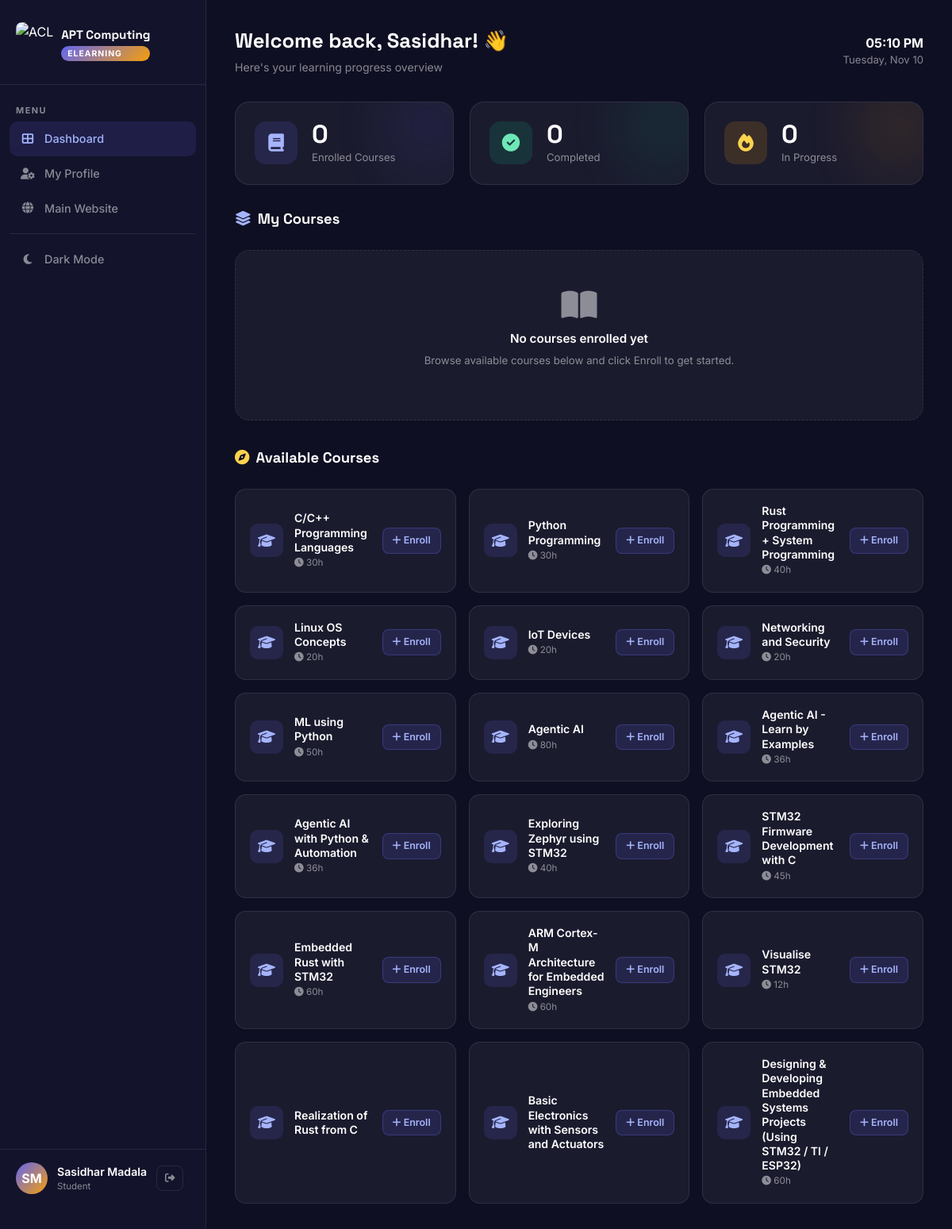
Page /elearning/dashboard/ (signed in) on the earlier database version.
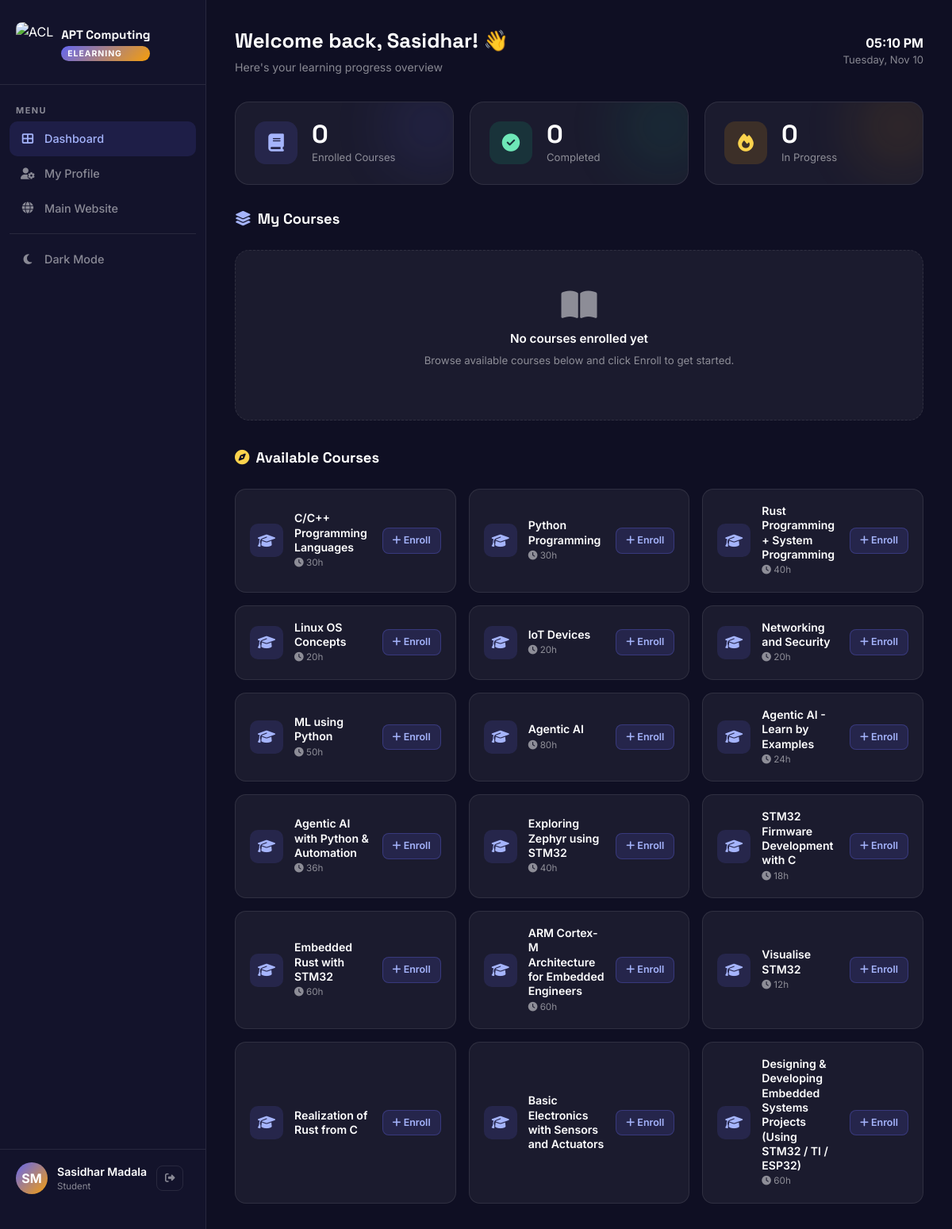
Same page on the later database version.
### courses/models.py (models this page shows, shortened)
class Course(models.Model):
    title = models.CharField(max_length=200)
    slug = models.SlugField(max_length=200, unique=True)
    short_description = models.CharField(max_length=500, blank=True)
    description = models.TextField(blank=True)
    duration_weeks = models.PositiveIntegerField(default=0)
    duration_hours = models.PositiveIntegerField(default=0)
    skill_level = models.CharField(max_length=50, blank=True)
    technologies = models.CharField(max_length=200, blank=True, help_text="Comma separated list, e.g., 'Rust, Linux'")
    image = models.URLField(blank=True, null=True)
    fee = models.CharField(max_length=100, blank=True, help_text="e.g., '7000/- + GST'")
    timing = models.CharField(max_length=200, blank=True, help_text="e.g., 'Weekend course, 4:00pm to 5:00pm'")
    start_date = models.CharField(max_length=100, blank=True, help_text="e.g., '12th Sep 2026'")
    trainers = models.CharField(max_length=200, blank=True, help_text="e.g., 'Kamal Kumar Mukiri'")
    recordings_info = models.CharField(max_length=300, blank=True)
    materials_info = models.CharField(max_length=300, blank=True)
    prerequisites = models.CharField(max_length=300, blank=True)
    training_mode = models.CharField(max_length=100, blank=True, help_text="e.g., 'Online'")

### elearning/views.py (the view, shortened to what this page needs)
# urls.py: path('dashboard/', views.dashboard, name='dashboard'),
@login_required(login_url='/elearning/')
def dashboard(request):
    profile, _ = StudentProfile.objects.get_or_create(user=request.user)
    enrolled = profile.enrolled_courses.all()
    progress_qs = CourseProgress.objects.filter(student=profile).select_related('course')
    progress_map = {cp.course_id: cp for cp in progress_qs}
    enrolled_with_progress = []
    all_courses = Course.objects.all()
    available_courses = [c for c in all_courses if c not in enrolled]
    context = {
        'profile': profile,
        'enrolled_with_progress': enrolled_with_progress,
        'available_courses': available_courses,
        'enrolled_count': enrolled.count(),
        'completed_count': sum(1 for e in enrolled_with_progress if e['status'] == 'completed'),
        'in_progress_count': sum(1 for e in enrolled_with_progress if e['status'] == 'in_progress'),
    }
    return render(request, 'elearning/dashboard.html', context)

### templates/elearning/dashboard.html (shortened to what this page needs)
<!DOCTYPE html>
<html lang="en">
<head>
    <link href="https://cdn.jsdelivr.net/npm/bootstrap@5.1.3/dist/css/bootstrap.min.css" rel="stylesheet">
    <link rel="stylesheet" href="https://cdnjs.cloudflare.com/ajax/libs/font-awesome/6.4.0/css/all.min.css">
    {% load static %}
</head>
<body>
<aside class="sidebar">
    <div class="sidebar-logo">
        <img src="{% static 'img/ACL_Logo.png' %}" alt="ACL">
        <div>
            <div class="sidebar-logo-text">APT Computing</div>
            <span class="sidebar-badge">eLearning</span>
        </div>
    </div>
    <span class="sidebar-section-label">Menu</span>
    <ul class="sidebar-nav">
        <li><a href="{% url 'elearning:dashboard' %}" class="active"><i class="fas fa-th-large"></i> Dashboard</a></li>
        <li><a href="{% url 'elearning:profile' %}"><i class="fas fa-user-cog"></i> My Profile</a></li>
        <li><a href="{% url 'home' %}"><i class="fas fa-globe"></i> Main Website</a></li>
        <li style="margin-top: 10px; border-top: 1px solid var(--border); padding-top: 10px;">
            <a href="#" id="themeToggleBtn" onclick="toggleTheme(event)" style="cursor: pointer;">
                <i class="fas fa-moon" id="themeIcon"></i> <span id="themeLabel">Dark Mode</span>
            </a>
        </li>
    </ul>
    <div class="sidebar-footer">
        <div class="sidebar-user">
            {% if profile.avatar_url %}
                <img src="{{ profile.avatar_url }}" alt="Avatar" class="sidebar-avatar" style="object-fit: cover;">
            {% else %}
                <div class="sidebar-avatar">{{ request.user.first_name|first|upper }}{{ request.user.last_name|first|upper }}</div>
            {% endif %}
            <div>
                <div class="sidebar-username">{{ request.user.get_full_name|default:request.user.username }}</div>
                <div class="sidebar-role">Student</div>
            </div>
            <form method="POST" action="{% url 'elearning:logout' %}">
                <button type="submit" class="btn-logout" title="Logout"><i class="fas fa-sign-out-alt"></i></button>
            </form>
        </div>
    </div>
</aside>
<main class="main-content">
    <div class="page-header">
        <div>
            <div class="page-title">Welcome back, {{ request.user.first_name|default:request.user.username }}! 👋</div>
            <div class="page-subtitle">Here's your learning progress overview</div>
        </div>
        <div class="greeting-time">
            <strong id="currentTime"></strong>
            <span id="currentDate"></span>
        </div>
    </div>
    <div class="stat-cards">
        <div class="stat-card">
            <div class="stat-card-icon" style="background: rgba(99,102,241,0.15);">
                <i class="fas fa-book" style="color:#a5b4fc;"></i>
            </div>
            <div>
                <div class="stat-card-val">{{ enrolled_count }}</div>
                <div class="stat-card-lbl">Enrolled Courses</div>
            </div>
            <div class="stat-glow" style="background:#6366f1;"></div>
        </div>
        <div class="stat-card">
            <div class="stat-card-icon" style="background: rgba(16,185,129,0.15);">
                <i class="fas fa-check-circle" style="color:#6ee7b7;"></i>
            </div>
            <div>
                <div class="stat-card-val">{{ completed_count }}</div>
                <div class="stat-card-lbl">Completed</div>
            </div>
            <div class="stat-glow" style="background:#10b981;"></div>
        </div>
        <div class="stat-card">
            <div class="stat-card-icon" style="background: rgba(245,158,11,0.15);">
                <i class="fas fa-fire" style="color:#fcd34d;"></i>
            </div>
            <div>
                <div class="stat-card-val">{{ in_progress_count }}</div>
                <div class="stat-card-lbl">In Progress</div>
            </div>
            <div class="stat-glow" style="background:#f59e0b;"></div>
        </div>
    </div>
    <div class="section-heading">
        <h2><i class="fas fa-layer-group" style="color:#a5b4fc; margin-right:8px;"></i>My Courses</h2>
    </div>
    {% if enrolled_with_progress %}
    <div class="enrolled-grid">
        {% for item in enrolled_with_progress %}
        <a href="{% url 'elearning:course_detail' item.course.id %}" style="text-decoration:none;color:inherit;">
        <div class="course-card">
            <div class="course-card-header">
                <div class="course-icon" style="background: linear-gradient(135deg, rgba(99,102,241,0.25), rgba(245,158,11,0.25));">
                    <i class="fas fa-book-open" style="color:#a5b4fc;"></i>
                </div>
                <div>
                    <div class="course-title">{{ item.course.title }}</div>
                    <span class="course-status status-{{ item.status }}">{{ item.status|title|cut:"_" }}</span>
                </div>
            </div>
            <div class="progress-wrap">
                <div class="progress-label">
                    <span>Progress</span>
                    <strong>{{ item.progress }}%</strong>
                </div>
                <div class="progress-bar-bg">
                    <div class="progress-bar-fill" style="width: {{ item.progress }}%;"></div>
                </div>
            </div>
        </div>
        </a>
        {% endfor %}
    </div>
    {% else %}
    <div class="empty-state" style="margin-bottom:36px;">
        <i class="fas fa-book-open"></i>
        <p style="font-size:0.95rem; font-weight:600; color:#fff; margin-bottom:6px;">No courses enrolled yet</p>
        <p style="font-size:0.83rem;">Browse available courses below and click Enroll to get started.</p>
    </div>
    {% endif %}
    {% if available_courses %}
    <div class="section-heading">
        <h2><i class="fas fa-compass" style="color:#fcd34d; margin-right:8px;"></i>Available Courses</h2>
    </div>
    <div class="available-grid">
        {% for course in available_courses %}
        <div class="available-card">
            <div class="available-icon" style="background: rgba(99,102,241,0.15);">
                <i class="fas fa-graduation-cap" style="color:#a5b4fc;"></i>
            </div>
            <div>
                <div class="available-title">{{ course.title }}</div>
                {% if course.duration_hours %}<div class="available-meta"><i class="fas fa-clock"></i> {{ course.duration_hours }}h</div>{% endif %}
            </div>
            <a href="{% url 'elearning:enroll' course.id %}" class="btn-enroll">
                <i class="fas fa-plus"></i> Enroll
            </a>
        </div>
        {% endfor %}
    </div>
    {% endif %}
</main>
</body>
</html>

Differences in the rows shown:
changed Course "Agentic AI - Learn by Examples": duration_hours "36" → "24"
changed Course "STM32 Firmware Development with C": duration_hours "45" → "18"
